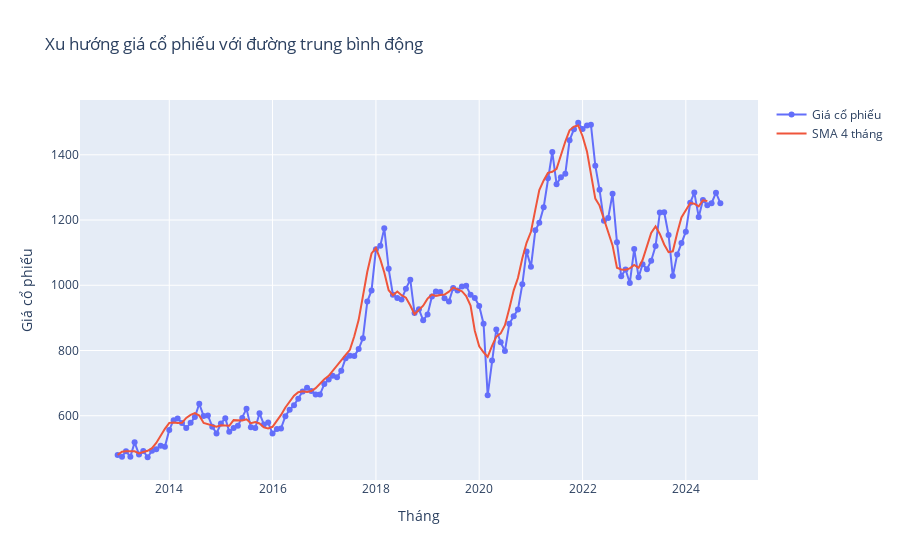

Notebook cell for this chart:
### Markdown cell above
### Trend Chart

### Code cell
df['SMA_4'] = df['Price'].rolling(window=4).mean()

fig = go.Figure()

fig.add_trace(go.Scatter(x=df['Date'], y=df['Price'], mode='lines+markers', name='Giá cổ phiếu'))

fig.add_trace(go.Scatter(x=df['Date'], y=df['SMA_4'], mode='lines', name='SMA 4 tháng'))

fig.update_layout(title='Xu hướng giá cổ phiếu với đường trung bình động',
                  xaxis_title='Tháng',
                  yaxis_title='Giá cổ phiếu')

fig.show()

### Figure 1 — Plotly figure (JSON) as saved in the notebook; plotly's stock layout.template omitted (floating-point values rounded to 4 significant figures; data arrays with more than 128 entries replaced by an {"elided": "..."} marker saying what was removed)
{"data": [{"mode": "lines+markers", "name": "Giá cổ phiếu", "type": "scatter", "x": {"elided": "141 str values"}, "y": {"elided": "141 float values"}}, {"mode": "lines", "name": "SMA 4 tháng", "type": "scatter", "x": {"elided": "141 str values"}, "y": {"elided": "141 float values"}}], "layout": {"title": {"text": "Xu hướng giá cổ phiếu với đường trung bình động"}, "xaxis": {"title": {"text": "Tháng"}}, "yaxis": {"title": {"text": "Giá cổ phiếu"}}}}
